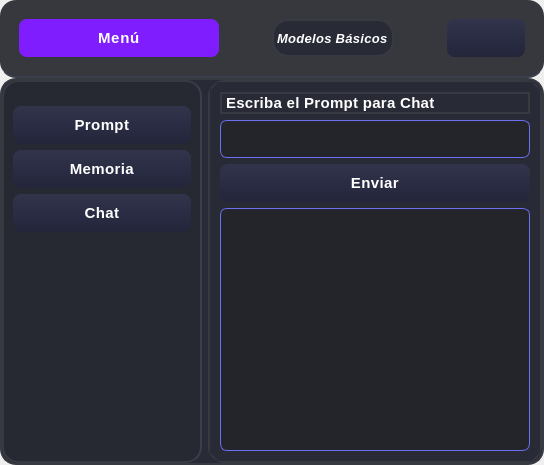
<?xml version="1.0" encoding="UTF-8"?>
<ui version="4.0">
 <class>Dialog</class>
 <widget class="QDialog" name="Dialog">
  <property name="geometry">
   <rect>
    <x>0</x>
    <y>0</y>
    <width>544</width>
    <height>465</height>
   </rect>
  </property>
  <property name="windowTitle">
   <string>Dialog</string>
  </property>
  <property name="styleSheet">
   <string notr="true">
/* === Estilo general moderno === */
QMainWindow {
    background: qlineargradient(x1:0, y1:0, x2:1, y2:1, stop:0 #232526, stop:1 #414345);
    color: #FFFFFF;
    font-family: "Inter", "Segoe UI Variable", "Roboto", "Open Sans", sans-serif;
    font-size: 16px;
    font-weight: 400;
}

/* Aplica color blanco a todos los textos */
* {
    color: #FFFFFF;
}

/* === Frames === */
QFrame {
    background-color: #282a36;
    border-radius: 16px;
    border: 1.5px solid #383a42;
    box-shadow: 0 8px 24px 0 rgba(30,34,40,0.08);
}

/* Barra superior */
#frame_superior {
    background: rgba(34,36,42,0.9);
    border: none;
    border-bottom: 1.5px solid #3B3F4B;
    padding: 10px;
}

/* Panel lateral */
#frame_lateral {
    background: rgba(38,41,49,0.96);
    border-right: 1.5px solid #38404B;
    padding-top: 15px;
    padding-bottom: 15px;
}

/* Área principal */
#frame_paginas {
    background: transparent;
}

/* === Botones === */
QPushButton {
    background: qlineargradient(x1:0, y1:0, x2:0, y2:1, stop:0 #31344b, stop:1 #23253b);
    color: #FFFFFF;
    border: none;
    border-radius: 8px;
    padding: 10px 18px;
    font-weight: 500;
    font-size: 15px;
    letter-spacing: 0.4px;
    transition: 0.2s;
    box-shadow: 0px 1.5px 4px 0 rgba(30,34,40,0.09);
}

QPushButton:hover {
    background: #5e72e4;
    color: #FFFFFF;
    transform: translateY(-2px) scale(1.05);
}

QPushButton:pressed {
    background: #362d7f;
    color: #FFFFFF;
}

/* Botón principal (Menú) */
#boton_menu {
    background: #7F1DFF;
    color: #FFFFFF;
    font-weight: 700;
    letter-spacing: 0.7px;
    box-shadow: 0 4px 16px 0 rgba(127,29,255,0.18);
}
#boton_menu:hover {
    background: #561bac;
}
#boton_menu:pressed {
    background: #3f127a;
}

/* Botón salir */
#boton_salir {
    background: #ff3366;
    color: #FFFFFF;
    border: none;
    font-weight: 600;
    transition: 0.1s;
}
#boton_salir:hover {
    background: #b81342;
}
#boton_salir:pressed {
    background: #79102b;
}

/* === Campos de texto === */
QLineEdit, QTextEdit {
    background: #24252A;
    color: #FFFFFF;
    border: 1.2px solid #6D70F3;
    border-radius: 7px;
    padding: 8px 12px;
    font-size: 15px;
    font-weight: 400;
    transition: border 0.2s;
}
QLineEdit:focus, QTextEdit:focus {
    border: 1.5px solid #7F1DFF;
    background: #353859;
    color: #FFFFFF;
}

/* === Labels === */
QLabel {
    color: #FFFFFF;
    font-weight: 500;
    font-size: 15px;
    letter-spacing: 0.3px;
}

/* Label inferior o secundario */
#label {
    color: #FFFFFF;
    font-size: 13px;
    font-style: italic;
}

/* === Stacked Widget === */
QStackedWidget {
    background: transparent;
    border: 1.2px solid #292b38;
    border-radius: 8px;
    color: #FFFFFF;
}

/* === Scrollbars === */
QScrollBar:vertical {
    border: none;
    background: #26282C;
    width: 10px;
    border-radius: 4px;
}
QScrollBar::handle:vertical {
    background: #5354a6;
    min-height: 24px;
    border-radius: 4px;
}
QScrollBar::handle:vertical:hover {
    background: #7F1DFF;
}
QScrollBar::add-line:vertical,
QScrollBar::sub-line:vertical {
    height: 0;
}

/* === Layouts === */
QVBoxLayout, QHBoxLayout {
    spacing: 14px;
}

/* === Botones laterales === */
#boton_agregar, #boton_buscar, #boton_actualizar, #boton_eliminar, #boton_consultar {
    background: linear-gradient(90deg,#353859 0%,#6D70F3 100%);
    border: none;
    color: #FFFFFF;
    font-weight: 600;
    font-size: 15px;
    margin: 2px 0;
}

#boton_agregar:hover,
#boton_buscar:hover,
#boton_actualizar:hover,
#boton_eliminar:hover,
#boton_consultar:hover {
    background: #7F1DFF;
    color: #FFFFFF;
    border: none;
}

#boton_agregar:pressed,
#boton_buscar:pressed,
#boton_actualizar:pressed,
#boton_eliminar:pressed,
#boton_consultar:pressed {
    background: #561bac;
    color: #FFFFFF;
}

/* === Tooltips === */
QToolTip {
    background: #1a1c23;
    color: #FFFFFF;
    border: 1.5px solid #7F1DFF;
    padding: 7px;
    border-radius: 7px;
    font-size: 14px;
    font-weight: 500;
}
   </string>
  </property>
  <layout class="QVBoxLayout" name="verticalLayout" stretch="1,8">
   <property name="spacing">
    <number>0</number>
   </property>
   <property name="leftMargin">
    <number>0</number>
   </property>
   <property name="topMargin">
    <number>0</number>
   </property>
   <property name="rightMargin">
    <number>0</number>
   </property>
   <property name="bottomMargin">
    <number>0</number>
   </property>
   <item>
    <widget class="QFrame" name="frame_superior">
     <property name="frameShape">
      <enum>QFrame::StyledPanel</enum>
     </property>
     <property name="frameShadow">
      <enum>QFrame::Raised</enum>
     </property>
     <layout class="QHBoxLayout" name="horizontalLayout">
      <item>
       <widget class="QPushButton" name="boton_menu">
        <property name="minimumSize">
         <size>
          <width>200</width>
          <height>0</height>
         </size>
        </property>
        <property name="maximumSize">
         <size>
          <width>200</width>
          <height>16777215</height>
         </size>
        </property>
        <property name="text">
         <string>Menú</string>
        </property>
        <property name="icon">
         <iconset>
          <normaloff>../imagenes/boton_menu.png</normaloff>../imagenes/boton_menu.png</iconset>
        </property>
        <property name="iconSize">
         <size>
          <width>32</width>
          <height>32</height>
         </size>
        </property>
       </widget>
      </item>
      <item>
       <spacer name="horizontalSpacer">
        <property name="orientation">
         <enum>Qt::Horizontal</enum>
        </property>
        <property name="sizeHint" stdset="0">
         <size>
          <width>64</width>
          <height>20</height>
         </size>
        </property>
       </spacer>
      </item>
      <item>
       <widget class="QLabel" name="label">
        <property name="text">
         <string>Modelos Básicos</string>
        </property>
       </widget>
      </item>
      <item>
       <spacer name="horizontalSpacer_2">
        <property name="orientation">
         <enum>Qt::Horizontal</enum>
        </property>
        <property name="sizeHint" stdset="0">
         <size>
          <width>64</width>
          <height>20</height>
         </size>
        </property>
       </spacer>
      </item>
      <item>
       <widget class="QPushButton" name="boton_cerrar">
        <property name="text">
         <string/>
        </property>
        <property name="icon">
         <iconset>
          <normaloff>../imagenes/boton_cerrar.png</normaloff>../imagenes/boton_cerrar.png</iconset>
        </property>
        <property name="iconSize">
         <size>
          <width>32</width>
          <height>32</height>
         </size>
        </property>
       </widget>
      </item>
     </layout>
    </widget>
   </item>
   <item>
    <widget class="QFrame" name="frame_central">
     <property name="frameShape">
      <enum>QFrame::StyledPanel</enum>
     </property>
     <property name="frameShadow">
      <enum>QFrame::Raised</enum>
     </property>
     <layout class="QHBoxLayout" name="horizontalLayout_2">
      <property name="leftMargin">
       <number>0</number>
      </property>
      <property name="topMargin">
       <number>0</number>
      </property>
      <property name="rightMargin">
       <number>0</number>
      </property>
      <property name="bottomMargin">
       <number>0</number>
      </property>
      <item>
       <widget class="QFrame" name="frame_lateral">
        <property name="minimumSize">
         <size>
          <width>200</width>
          <height>0</height>
         </size>
        </property>
        <property name="maximumSize">
         <size>
          <width>0</width>
          <height>16777215</height>
         </size>
        </property>
        <property name="frameShape">
         <enum>QFrame::StyledPanel</enum>
        </property>
        <property name="frameShadow">
         <enum>QFrame::Raised</enum>
        </property>
        <layout class="QVBoxLayout" name="verticalLayout_2">
         <item>
          <widget class="QPushButton" name="pushButton">
           <property name="text">
            <string>Prompt</string>
           </property>
          </widget>
         </item>
         <item>
          <widget class="QPushButton" name="pushButton_2">
           <property name="text">
            <string>Memoria</string>
           </property>
          </widget>
         </item>
         <item>
          <widget class="QPushButton" name="pushButton_3">
           <property name="text">
            <string>Chat</string>
           </property>
          </widget>
         </item>
         <item>
          <spacer name="verticalSpacer">
           <property name="orientation">
            <enum>Qt::Vertical</enum>
           </property>
           <property name="sizeHint" stdset="0">
            <size>
             <width>20</width>
             <height>246</height>
            </size>
           </property>
          </spacer>
         </item>
        </layout>
       </widget>
      </item>
      <item>
       <widget class="QFrame" name="frame_paginas">
        <property name="frameShape">
         <enum>QFrame::StyledPanel</enum>
        </property>
        <property name="frameShadow">
         <enum>QFrame::Raised</enum>
        </property>
        <layout class="QVBoxLayout" name="verticalLayout_3">
         <property name="spacing">
          <number>0</number>
         </property>
         <property name="leftMargin">
          <number>0</number>
         </property>
         <property name="topMargin">
          <number>0</number>
         </property>
         <property name="rightMargin">
          <number>0</number>
         </property>
         <property name="bottomMargin">
          <number>0</number>
         </property>
         <item>
          <widget class="QStackedWidget" name="stackedWidget">
           <property name="currentIndex">
            <number>2</number>
           </property>
           <widget class="QWidget" name="page_prompt">
            <layout class="QVBoxLayout" name="verticalLayout_4">
             <item>
              <widget class="QLabel" name="label_2">
               <property name="text">
                <string>Escriba el Prompt</string>
               </property>
              </widget>
             </item>
             <item>
              <widget class="QLineEdit" name="input_prompt"/>
             </item>
             <item>
              <widget class="QPushButton" name="boton_enviar">
               <property name="text">
                <string>Enviar</string>
               </property>
              </widget>
             </item>
             <item>
              <widget class="QTextEdit" name="output_response"/>
             </item>
            </layout>
           </widget>
           <widget class="QWidget" name="page_memoria">
            <layout class="QVBoxLayout" name="verticalLayout_5">
             <item>
              <widget class="QLabel" name="label_3">
               <property name="text">
                <string>Escriba el Prompt para historial</string>
               </property>
              </widget>
             </item>
             <item>
              <widget class="QLineEdit" name="input_prompt_2"/>
             </item>
             <item>
              <widget class="QPushButton" name="boton_enviar_2">
               <property name="text">
                <string>Enviar</string>
               </property>
              </widget>
             </item>
             <item>
              <widget class="QTextEdit" name="output_response_2"/>
             </item>
            </layout>
           </widget>
           <widget class="QWidget" name="page_chat">
            <layout class="QVBoxLayout" name="verticalLayout_6">
             <item>
              <widget class="QLabel" name="label_4">
               <property name="text">
                <string>Escriba el Prompt para Chat</string>
               </property>
              </widget>
             </item>
             <item>
              <widget class="QLineEdit" name="input_prompt_3"/>
             </item>
             <item>
              <widget class="QPushButton" name="boton_enviar_3">
               <property name="text">
                <string>Enviar</string>
               </property>
              </widget>
             </item>
             <item>
              <widget class="QTextEdit" name="output_response_3"/>
             </item>
            </layout>
           </widget>
          </widget>
         </item>
        </layout>
       </widget>
      </item>
     </layout>
    </widget>
   </item>
  </layout>
 </widget>
 <resources/>
 <connections/>
</ui>
